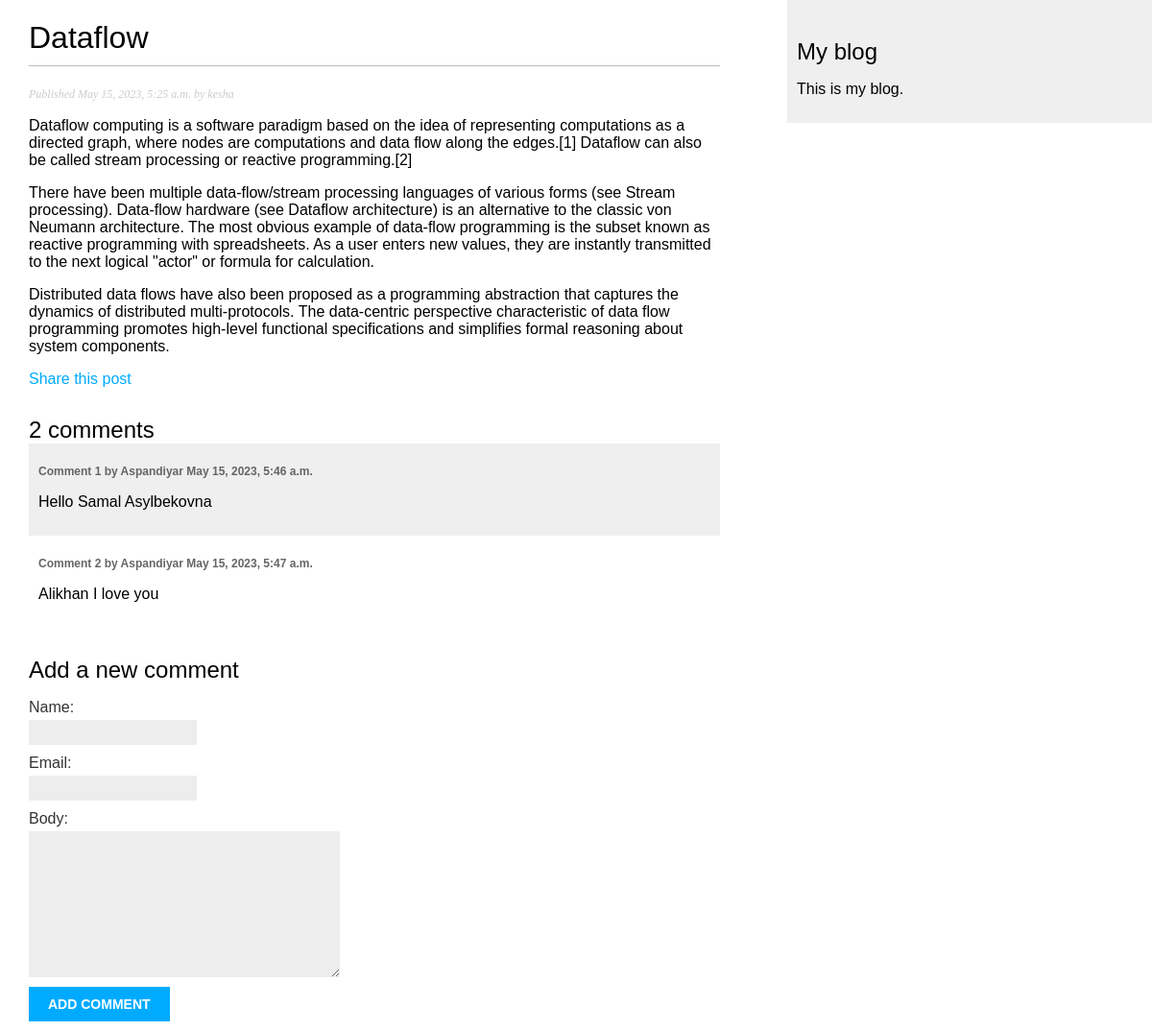
/blog/2023/5/15/dataflow/, run on the app's committed database.
### blog/models.py (models this page shows, shortened)
class Post(models.Model):
    class Status(models.TextChoices):
        DRAFT = 'DF', 'Draft'
        PUBLISHED = 'PB', 'Published'
    title = models.CharField(max_length=250)
    slug = models.SlugField(max_length=250,
                            unique_for_date='publish')
    author = models.ForeignKey(User,
                               on_delete=models.CASCADE,
                               related_name='blog_posts')
    body = models.TextField()
    publish = models.DateTimeField(default=timezone.now)
    created = models.DateTimeField(auto_now_add=True)
    updated = models.DateTimeField(auto_now=True)
    status = models.CharField(max_length=2,
                              choices=Status.choices,
                              default=Status.DRAFT)
    objects = models.Manager() # The default manager.
    published = PublishedManager() # Our custom manager.
    class Meta:
        ordering = ['-publish']
        indexes = [
            models.Index(fields=['-publish']),
        ]

class Comment(models.Model):
    post = models.ForeignKey(Post,
                             on_delete=models.CASCADE,
                             related_name='comments')
    name = models.CharField(max_length=80)
    email = models.EmailField()
    body = models.TextField()
    created = models.DateTimeField(auto_now_add=True)
    updated = models.DateTimeField(auto_now=True)
    active = models.BooleanField(default=True)
    class Meta:
        ordering = ['created']
        indexes = [
            models.Index(fields=['created']),
        ]

### blog/views.py (the view)
def post_detail(request, year, month, day, post):
    post = get_object_or_404(Post,
                             status=Post.Status.PUBLISHED,
                             slug=post,
                             publish__year=year,
                             publish__month=month,
                             publish__day=day)
    comments = post.comments.filter(active=True)
    form = CommentForm()
    return render(request,
                  'blog/post/detail.html',
                  {'post': post,
                   'comments': comments,
                   'form': form})

### blog/forms.py
class CommentForm(forms.ModelForm):
    class Meta:
        model = Comment
        fields = ['name', 'email', 'body']

### blog/templates/blog/post/detail.html (shortened to what this page needs)
{% extends "blog/base.html" %}
{% block content %}
  <h1>{{ post.title }}</h1>
  <p class="date">
    Published {{ post.publish }} by {{ post.author }}
  </p>
  {{ post.body|linebreaks }}
  <p>
    <a href="{% url "blog:post_share" post.id %}">
      Share this post
    </a>
  </p>
  {% with comments.count as total_comments %}
    <h2>
      {{ total_comments }} comment{{ total_comments|pluralize }}
    </h2>
  {% endwith %}
  {% for comment in comments %}
    <div class="comment">
      <p class="info">
        Comment {{ forloop.counter }} by {{ comment.name }}
        {{ comment.created }}
      </p>
      {{ comment.body|linebreaks }}
    </div>
  {% empty %}
    <p>There are no comments yet.</p>
  {% endfor %}
  {% include "blog/post/includes/comment_form.html" %}
{% endblock %}

### blog/templates/blog/base.html (shortened to what this page needs)
{% load static %}
<!DOCTYPE html>
<html>
<head>
  <link href="{% static "css/blog.css" %}" rel="stylesheet">
</head>
<body>
  <div id="content">
    {% block content %}
    {% endblock %}
  </div>
  <div id="sidebar">
    <h2>My blog</h2>
    <p>This is my blog.</p>
  </div>
</body>
</html>

### blog/templates/blog/post/includes/comment_form.html (shortened to what this page needs)
<h2>Add a new comment</h2>
<form action="{% url "blog:post_comment" post.id %}" method="post">
  {{ form.as_p }}
  <p><input type="submit" value="Add comment"></p>
</form>

### blog/static/css/blog.css (style rules this page uses)
body { margin:0; padding:0; font-family:helvetica, sans-serif; }
a { color:#00abff; text-decoration:none; }
h1 { font-weight:normal; border-bottom:1px solid #bbb; padding:0 0 10px 0; }
h2 { font-weight:normal; margin:30px 0 0; }
#content { float:left; width:60%; padding:0 0 0 30px; }
#sidebar { float:right; width:30%; padding:10px; background:#efefef; height:100%; }
p.date { color:#ccc; font-family: georgia, serif; font-size: 12px; font-style: italic; }
label { float:left; clear:both; color:#333; margin-bottom:4px; }
input, textarea { clear:both; float:left; margin:0 0 10px; background:#ededed; border:0; padding:6px 10px; font-size:12px; }
input[type=submit] { font-weight:bold; background:#00abff; color:#fff; padding:10px 20px; font-size:14px; text-transform:uppercase; }
.comment { padding:10px; }
.comment:nth-child(even) { background:#efefef; }
.comment .info { font-weight:bold; font-size:12px; color:#666; }

### data on the page
Post: title "Dataflow", publish "May 15, 2023, 5:25 a.m.", author "kesha", body "Dataflow computing is a software paradigm based on the idea of representing computations as a directed graph, where nodes are computations and data flow along the edges.[1] Dataflow can also be called stream processing or reactive programming.[2] There have been multiple data-flow/stream processing languages of various forms (see Stream processing). Data-flow hardware (see Dataflow architecture) is an alternative to the classic von Neumann architecture. The most obvious example of data-flow programming is the subset known as reactive programming with spreadsheets. As a user enters new values, they are instantly transmitted to the next logical \"actor\" or formula for calculation. Distributed…"
Comment: name "Aspandiyar", created "May 15, 2023, 5:46 a.m.", body "Hello Samal Asylbekovna"
Comment: name "Aspandiyar", created "May 15, 2023, 5:47 a.m.", body "Alikhan I love you"

### other printed values
{{ total_comments }} "2"
